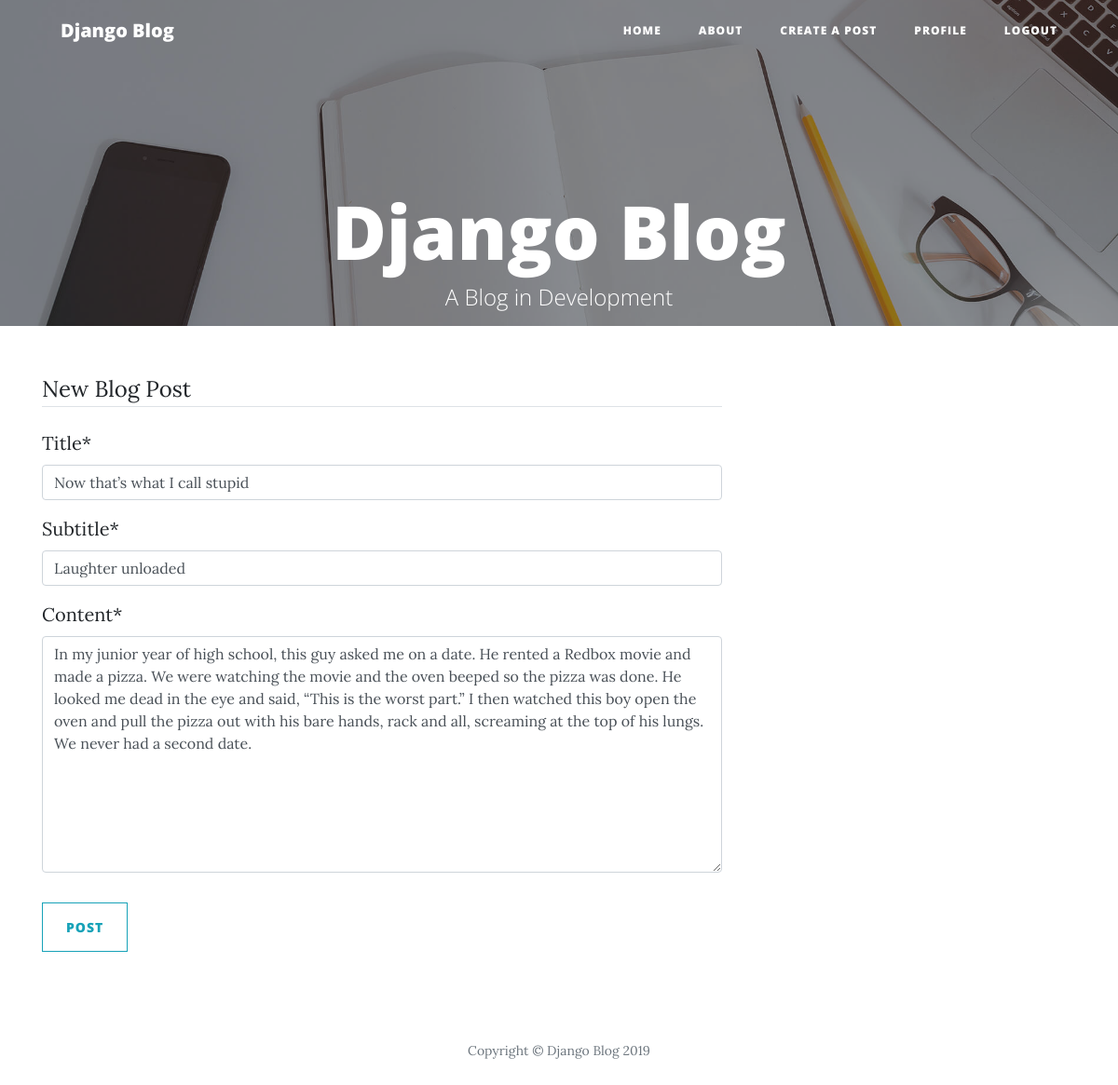
Screenshot of /post/19/update/ (signed in) with the database file from the repository.
### blog/models.py (models this page shows, shortened)
class Post(models.Model):
    title = models.CharField(max_length = 100)
    subtitle = models.CharField(max_length = 500, default = "Subtitle Text Here")
    content = models.TextField()
    date_posted = models.DateTimeField(default = timezone.now)
    author = models.ForeignKey(User, on_delete = models.CASCADE)

### blog/views.py (the view, shortened to what this page needs)
# urls.py: path('post/<int:pk>/update/', PostUpdateView.as_view() , name = 'post-update'),
class PostUpdateView(LoginRequiredMixin,UserPassesTestMixin , UpdateView):
    model = Post
    fields = ['title','subtitle','content']
    def test_func(self):
        post = self.get_object()
        if self.request.user == post.author:
            return True
        return False

### blog/templates/blog/post_form.html (shortened to what this page needs)
{% extends "blog/base.html" %}
{% load crispy_forms_tags %}
{% block content %}
    <div class="content-section">
        <form action="" method="POST">
            <fieldset class="form-group">
                <legend class="border-bottom mb-4">New Blog Post</legend>
                {{ form|crispy }}
            </fieldset>
            <div class = "form-group">
                <button class="btn btn-outline-info" type= "submit">Post</button>
            </div>
        </form>
    </div>
{% endblock content %}

### rows the page displays
Post: title "Now that’s what I call stupid", subtitle "Laughter unloaded", content "In my junior year of high school, this guy asked me on a date. He rented a Redbox movie and made a pizza. We were watching the movie and the oven beeped so the pizza was done. He looked me dead in the eye and said, “This is the worst part.” I then watched this boy open the oven and pull the pizza out with his bare hands, rack and all, screaming at the top of his lungs. We never had a second date."
